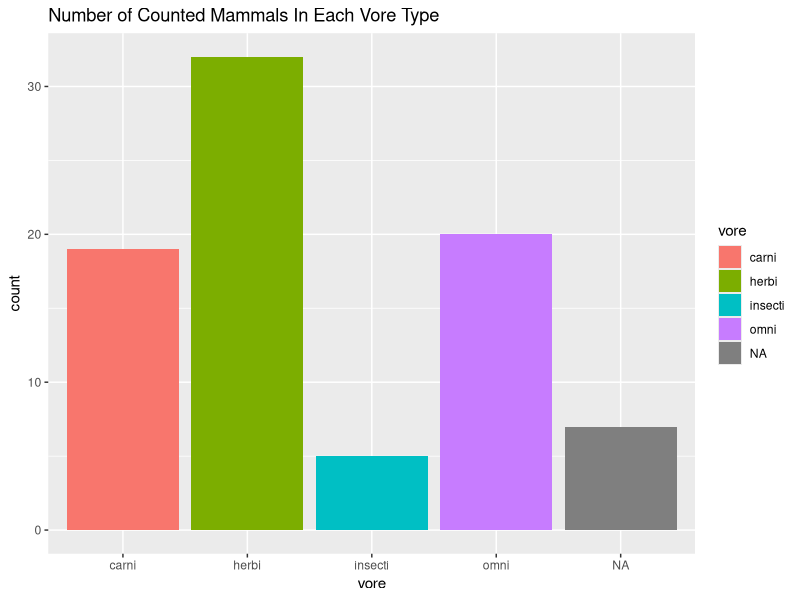
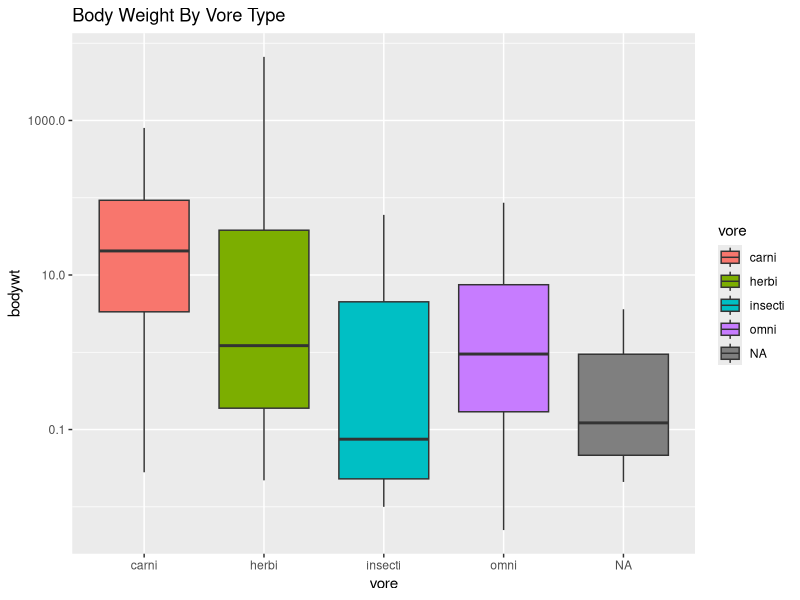

Write R code to recreate these figures, in order.
## ---- chunk 1
library("tidyverse")
options(scipen = 999) #disable scientific notation
## ---- chunk 2
glimpse(msleep)
## ---- chunk 3
names(msleep)
## ---- chunk 4
ggplot(data = msleep,
       mapping = aes(x=vore))+
  geom_bar(mapping = aes(fill = vore), position = "dodge")+
  labs(title = "Number of Counted Mammals In Each Vore Type")
## ---- chunk 5
names(msleep)
mean(msleep$sleep_total)
## ---- chunk 6
summary(msleep)
## ---- chunk 7
names(msleep)
ggplot(data = msleep,
       mapping = aes(x=vore, y=bodywt))+
  geom_boxplot(mapping = aes(fill = vore))+
  scale_y_log10()+
  labs(title = "Body Weight By Vore Type")
## ---- chunk 8
names(msleep)
